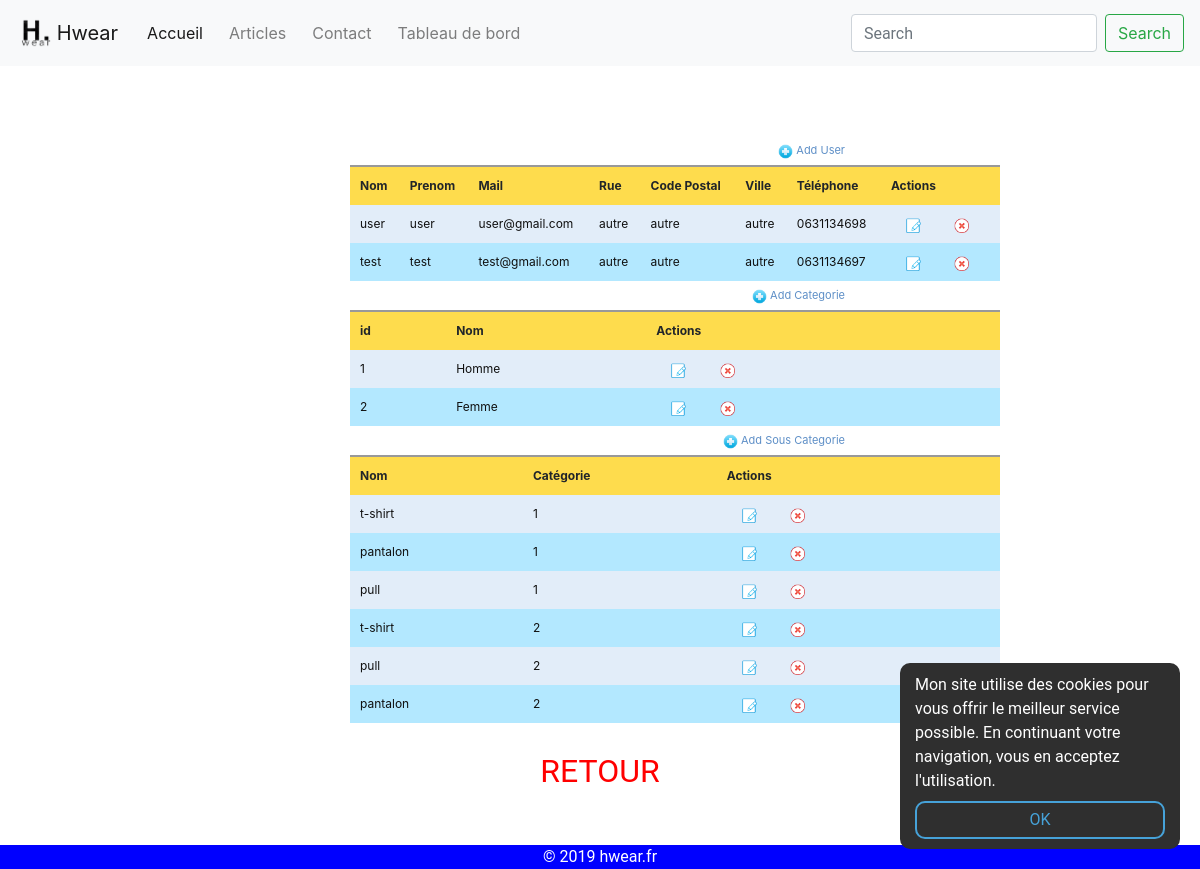
/crud/index.php, run on the app's committed database.
### tables this page shows
CREATE TABLE IF NOT EXISTS `users` (
  `id` int(8) NOT NULL AUTO_INCREMENT,
  `nom` varchar(255) NOT NULL,
  `prenom` varchar(255) NOT NULL,
  `mail` varchar(255) NOT NULL,
  `password` varchar(255) NOT NULL,
  `rue` varchar(255) NOT NULL,
  `code_postal` varchar(255) NOT NULL,
  `ville` varchar(255) NOT NULL,
  `telephone` varchar(25) NOT NULL,
  `approuve` int(11) DEFAULT '0',
  PRIMARY KEY (`id`)
);

CREATE TABLE IF NOT EXISTS `categories` (
  `id` int(11) NOT NULL AUTO_INCREMENT,
  `nom` varchar(255) NOT NULL,
  `id_admin` int(11) NOT NULL,
  PRIMARY KEY (`id`),
  KEY `FK_categories_id_admin` (`id_admin`)
);

CREATE TABLE IF NOT EXISTS `sous_categories` (
  `id` int(11) NOT NULL AUTO_INCREMENT,
  `nom` varchar(25) NOT NULL,
  `id_categorie` int(11) NOT NULL,
  `id_admin` int(11) NOT NULL,
  PRIMARY KEY (`id`),
  KEY `FK_sous_categories_id_categories` (`id_categorie`),
  KEY `FK_sous_categories_id_admin` (`id_admin`)
);

### crud/index.php (called while the page is built)
<?php
$titleAdminIndex = "Accueil du CRUD";
require_once("../include/require.php");
$result = User::getAllUser();
$result2 = Categorie::getAllCategories();
$result3 = Categorie::getAllSousCategories();
require_once("views/index.view.php");
?>

### include/class/db.php (called while the page is built, shortened)
<?php
class Bdd
{
    private static $_instance = null;
    private function __construct()
    {
        $this->conn = new PDO('mysql:host=localhost;dbname=hwear;charset=utf8', 'root', '', array(PDO::ATTR_ERRMODE => PDO::ERRMODE_EXCEPTION));
    }
    public static function getInstance()
    {
        if (!static::$_instance) {
            static::$_instance = new Bdd();
        }
        return static::$_instance;
    }
}

### include/class/User.php (called while the page is built, shortened)
<?php
class User extends Bdd
{
    public static function getAllUser()
    {
        return Bdd::getInstance()->conn->query('SELECT * FROM `users` ORDER BY id DESC');
    }
}

### include/class/Categorie.php (called while the page is built, shortened)
<?php
class Categorie extends Bdd
{
    public static function getAllCategories()
    {
        return Bdd::getInstance()->conn->query('SELECT * FROM categories ORDER BY id')->fetchAll();
    }
    public static function getAllSousCategories()
    {
        return Bdd::getInstance()->conn->query('SELECT * FROM sous_categories ORDER BY id')->fetchAll();
    }
}

### crud/views/index.view.php (the view, shortened to what this page needs)
<div align="center" class="content">
    <form name="frmUser" method="post">
        <div style="width:500px;">
            <div align="right" style="padding-bottom:5px;"><a href="add_user.php" class="link"><img alt='Add'
                 title='Add' src='images/add.png' width='15px' height='15px'/> Add
                    User</a></div>
            <table border="0" cellpadding="10" cellspacing="1" width="650"
                   class="tblListForm">
                <tr class="listheader">
                    <td>Nom</td>
                    <td>Prenom</td>
                    <td>Mail</td>
                    <td>Rue</td>
                    <td>Code Postal</td>
                    <td>Ville</td>
                    <td>Téléphone</td>
                    <td>Actions</td>
                </tr>
                <?php
                    $i = 0;
                    foreach ($result as $row) {
                        if ($i % 2 == 0)
                            $classname = "evenRow";
                        else
                            $classname = "oddRow";
                        ?>
                        <tr class="<?php if (isset($classname)) echo $classname; ?>">
                            <td><?php echo $row["nom"]; ?></td>
                            <td><?php echo $row["prenom"]; ?></td>
                            <td><?php echo $row["mail"]; ?></td>
                            <td><?php echo $row["rue"]; ?></td>
                            <td><?php echo $row["code_postal"]; ?></td>
                            <td><?php echo $row["ville"]; ?></td>
                            <td><?php echo $row["telephone"]; ?></td>
                            <td><a href="edit_user.php?id=<?php echo $row["id"]; ?>" class="link"><img alt='Edit'
                                 title='Edit' src='images/edit.png' width='15px' height='15px' hspace='10'/></a>
                                <a href="delete_user.php?id=<?php echo $row["id"]; ?>" class="link"><img alt='Delete'
                                   title='Delete' src='images/delete.png' width='15px' height='15px' hspace='10'/></a>
                            </td>
                        </tr>
                        <?php
                        $i++;
                    }
                ?>
            </table></div>
                </form>
        <form name="frmUser" method="post">
        <div style="width:500px;">
            <div align="right" style="padding-bottom:5px;"><a href="add_cat.php" class="link"><img alt='Add'
                 title='Add' src='images/add.png' width='15px' height='15px'/> Add
                    Categorie</a></div>
            <table border="0" cellpadding="10" cellspacing="1" width="650"
                   class="tblListForm">
                <tr class="listheader">
                    <td>id</td>
                    <td>Nom</td>
                    <td>Actions</td>
                </tr>
                <?php
                    $i = 0;
                    foreach ($result2 as $row) {
                        if ($i % 2 == 0)
                            $classname = "evenRow";
                        else
                            $classname = "oddRow";
                        ?>
                        <tr class="<?php if (isset($classname)) echo $classname; ?>">
                            <td><?php echo $row["id"]; ?></td>
                            <td><?php echo $row["nom"]; ?></td>
                            <td><a href="edit_user.php?id=<?php echo $row["id"]; ?>" class="link"><img alt='Edit'
                                 title='Edit' src='images/edit.png' width='15px' height='15px' hspace='10'/></a>
                                <a href="delete_user.php?id=<?php echo $row["id"]; ?>" class="link"><img alt='Delete'
                                   title='Delete' src='images/delete.png' width='15px' height='15px' hspace='10'/></a>
                            </td>
                        </tr>
                        <?php
                        $i++;
                    }
                ?>
            </table></div> </form>
        <form name="frmUser" method="post">
        <div style="width:500px;">
            <div align="right" style="padding-bottom:5px;"><a href="add_sous_cat.php" class="link"><img alt='Add'
                 title='Add' src='images/add.png' width='15px' height='15px'/> Add
                    Sous Categorie</a></div>
            <table border="0" cellpadding="10" cellspacing="1" width="650"
                   class="tblListForm">
                <tr class="listheader">
                    <td>Nom</td>
                    <td>Catégorie</td>
                    <td>Actions</td>
                </tr>
                <?php
                    $i = 0;
                    foreach ($result3 as $row) {
                        if ($i % 2 == 0)
                            $classname = "evenRow";
                        else
                            $classname = "oddRow";
                        ?>
                        <tr class="<?php if (isset($classname)) echo $classname; ?>">
                            <td><?php echo $row["nom"]; ?></td>
                            <td><?php echo $row["id_categorie"]; ?></td>
                            <td><a href="edit_user.php?id=<?php echo $row["id"]; ?>" class="link"><img alt='Edit'
                                 title='Edit' src='images/edit.png' width='15px' height='15px' hspace='10'/></a>
                                <a href="delete_user.php?id=<?php echo $row["id"]; ?>" class="link"><img alt='Delete'
                                   title='Delete' src='images/delete.png' width='15px' height='15px' hspace='10'/></a>
                            </td>
                        </tr>
                        <?php
                        $i++;
                    }
                ?>
            </table></div> </form>
    <a href="../admin.php"><h2 style="color: red">RETOUR</h2></a>
</div>
<div style="position: relative; bottom:0">
<?php
require_once("../include/footer.php");
?>

### include/require.php (shortened to what this page needs)
<?php
$base = dirname(__FILE__);
if (isset($titleAdminIndex) || isset($titleAdminEditUser) || isset($titleAdminAddUser)) {
    require_once($base . "../class/Db.php");
    require_once($base . "../class/Panier.php");
    require_once($base . "../class/Categorie.php");
    require_once($base . "../class/User.php");
    require_once($base . "/head.php");
    require_once($base . "/header.php");
}

### include/head.php (shortened to what this page needs)
<!DOCTYPE html>
<html>
<head>
    <link rel="stylesheet" href="https://stackpath.bootstrapcdn.com/bootstrap/4.3.1/css/bootstrap.min.css">
    <?php if (isset($titleAdminIndex) || isset($titleAdminEditUser) || isset($titleAdminAddUser)) { ?>
        <link type="text/css" rel="stylesheet" href="../include/style.css">
    <?php } else { ?>
        <link rel="icon" type="image/icon" href="ressources/favicon.ico"/>
        <link type="text/css" rel="stylesheet" href="include/style.css">
    <?php } ?>
    <link rel="stylesheet" href="https://use.typekit.net/gck5swo.css">
    <link rel="stylesheet" href="https://cdnjs.cloudflare.com/ajax/libs/sweetalert/1.1.3/sweetalert.css">
</head>

### include/header.php (shortened to what this page needs)
<?php require_once('require.php');
?>
    <body>
    <nav class="navbar navbar-expand-lg navbar-light bg-light">
        <a class="navbar-brand" href="#">
            <?php if (isset($titleAdminIndex) || isset($titleAdminEditUser) || isset($titleAdminAddUser)) { ?>
                <img width="30px" src="../ressources/logo.png" class="d-inline-block align-top" alt="">
            <?php } else { ?>
                <img width="30px" src="ressources/logo.png" class="d-inline-block align-top" alt="">
            <?php } ?>
            Hwear
        </a>
        <div class="collapse navbar-collapse" id="navbarSupportedContent">
            <ul class="navbar-nav mr-auto">
                <?php if (isset($titleAdminIndex) || isset($titleAdminEditUser) || isset($titleAdminAddUser)) { ?>
                    <li class="nav-item active">
                        <a class="nav-link" href="../index.php">Accueil
                            <span class="sr-only">(current)</span></a>
                    </li>
                    <li class="nav-item">
                        <a class="nav-link" href="../produits.php">Articles</a>
                    </li>
                    <li class="nav-item">
                        <a class="nav-link" href="../contact.php">Contact</a>
                    </li>
                    <li class="nav-item">
                        <a class="nav-link" href="../admin.php">Tableau de bord</a>
                    </li>
                <?php } ?>
            </ul>
            <form class="form-inline my-2 my-lg-0">
                <input name="search" class="form-control mr-sm-2" type="search" placeholder="Search"
                       aria-label="Search">
                <button class="btn btn-outline-success my-2 my-sm-0" type="submit">Search</button>
            </form>
        </div>
    </nav>

### include/footer.php (shortened to what this page needs)
<?php if (!isset($_COOKIE['cdd'])): ?>
    <div class="cookie-alert">
        <p>Mon site utilise des cookies pour vous offrir le meilleur service possible. En continuant votre navigation,
        vous en acceptez l'utilisation.
        <a href="include/accept_cookie.php">OK</a></p>
    </div>
<?php endif;  ?>
<footer>
    <div class="copyright">
        <p align="center">&copy; 2019 hwear.fr</p>
    </div>
</footer>
</body>
</html>

### include/style.css (style rules this page uses)
html, body { width: 100%; height: 100%; margin: 0; }
a { text-decoration: none; }
.content { z-index: -1; width: 100%; margin-top: 70px; }
h2 { font-family: Roboto; font-weight: normal; padding: 0; margin: 0; }
p { font-family: Roboto; font-weight: normal; padding: 0; margin: 0; }
input { font-family: Roboto; font-weight: normal; font-size: 16px; }
.logform input, a { margin: 5px; }
.registerr input, h1, h2 { margin: 5px; }
input { width: 100%; margin: 5px; }
.evenRow { background-color: #E2EDF9; font-size: 12px; color: #101010; }
.oddRow { background-color: #B3E8FF; font-size: 12px; color: #101010; }
.tblListForm { border-top: 2px #999999 solid; }
.listheader { background-color: #fedc4d; font-size: 12px; font-weight: bold; }
.link { text-decoration: none; color: #5e8fc7; font-size: 11px; }
.cookie-alert { position: fixed; bottom: 20px; right: 20px; border-radius: 10px; background: #2f2f2f; color: #fff; padding: 10px 15px; width: 280px; z-index: 100; }
.cookie-alert a { display: block; text-align: center; padding: 5px 10px; margin: 8px auto 0 auto; border-radius: 10px; background: transparent; border: 2px solid #46A2D9; color: #46A2D9; transition: all .3s ease; }

### include/footer.php (style rules this page uses)
footer { padding-top: 50px; position: relative; bottom: 0 }
.copyright { position: fixed; display: block; bottom: 0; color: white; background-color: blue; width: 100%; }

### data on the page
users: nom "user", prenom "user", mail "user@gmail.com", rue "autre", code_postal "autre", ville "autre", telephone "0631134698"
users: nom "test", prenom "test", mail "test@gmail.com", rue "autre", code_postal "autre", ville "autre", telephone "0631134697"
categories: id "1", nom "Homme"
categories: id "2", nom "Femme"
sous_categories: nom "t-shirt", id_categorie "1"
sous_categories: nom "pantalon", id_categorie "1"
sous_categories: nom "pull", id_categorie "1"
sous_categories: nom "t-shirt", id_categorie "2"
sous_categories: nom "pull", id_categorie "2"
sous_categories: nom "pantalon", id_categorie "2"
